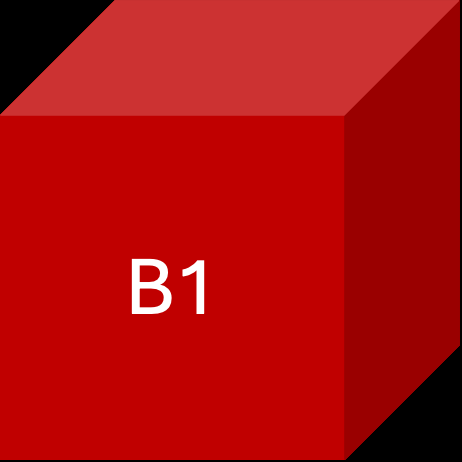
#> input picture domains/blocksworld/B1.png, 462 x 462 px; its folder holds 4 pictures in this run
$ python transfer.py
#> lines starting #> are read from the running program, lines starting #| are printed output that depends on the picture; after the words box and inside, x2 and y2 are one past the last pixel; in counts of white or black regions, pixels touching at a corner belong together
import os
import cv2
import numpy as np
import argparse
import re
import copy

line_thickness = 2
res_factor = 100

blocks_img = []
for i in range(1, 11):
    block = cv2.imread(f"B{i}.png")
#> block is the input picture: shape (462, 462, 3); mean B, G, R 11.5, 11.5, 174.2
    block = cv2.resize(block, (res_factor, res_factor), interpolation=cv2.INTER_LINEAR)
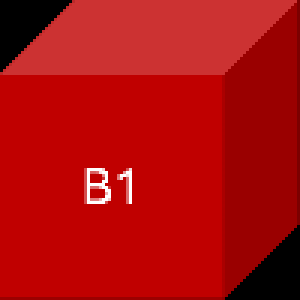
#> block: shape (100, 100, 3) (shown 3 times larger); mean B, G, R 11.3, 11.3, 174.9
    hsv = cv2.cvtColor(block, cv2.COLOR_BGR2HSV)
#> hsv: shape (100, 100, 3); mean H, S, V 0, 225.4, 174.9
    mask = cv2.inRange(hsv, np.array([0, 0, 0]), np.array([0, 0, 0]))
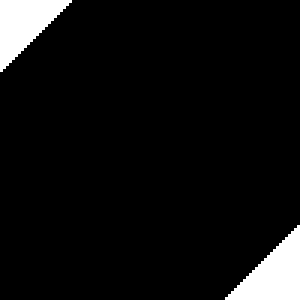
#> mask: shape (100, 100) (shown 3 times larger); 6.2% white; 2 white regions, box (x1, y1, x2, y2) and area: (75, 75, 100, 100) 325, (0, 0, 24, 24) 300
    block[mask > 0] = (255, 255, 255)
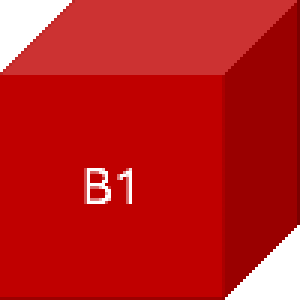
#> block: shape (100, 100, 3) (shown 3 times larger); 6.25% of pixels changed, all inside (x1, y1, x2, y2) = (0, 0, 100, 100)
    blocks_img.append(block)
#> pass 2 of the loop `for i in range(1, 11):`:
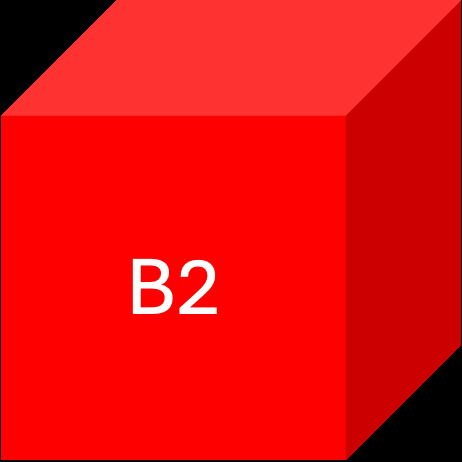
#> input picture domains/blocksworld/B2.png, 462 x 462 px
#> block is the input picture: shape (462, 462, 3); mean B, G, R 11.8, 11.8, 227.7
#> hsv: shape (100, 100, 3); mean H, S, V 0, 227, 228.7
#> `mask = cv2.inRange(hsv, np.array([0, 0, 0]), np.array([0, 0, 0]))`:
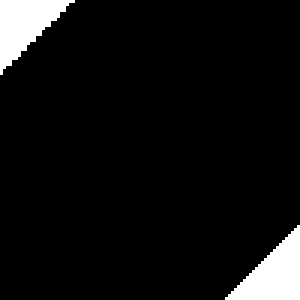
#> mask: shape (100, 100) (shown 3 times larger); 6.4% white; 2 white regions, box (x1, y1, x2, y2) and area: (75, 75, 100, 100) 325, (0, 0, 25, 25) 312
#> `block[mask > 0] = (255, 255, 255)`:
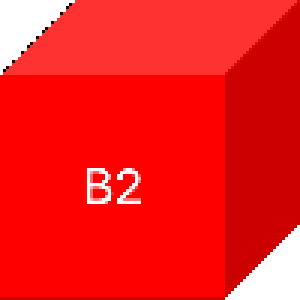
#> block: shape (100, 100, 3) (shown 3 times larger); mean B, G, R 28, 28, 245
#> pass 3 of the loop `for i in range(1, 11):`:
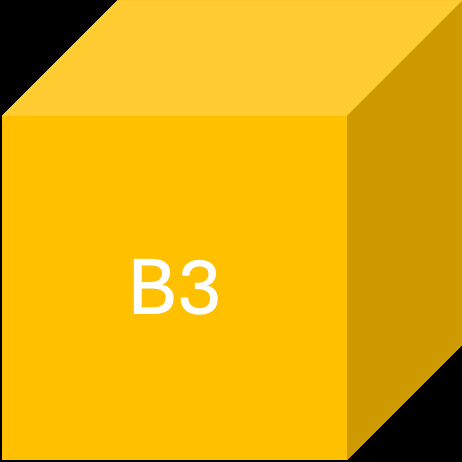
#> input picture domains/blocksworld/B3.png, 462 x 462 px
#> block is the input picture: shape (462, 462, 3); mean B, G, R 11.9, 174.2, 227.7
#> hsv: shape (100, 100, 3); mean H, S, V 21.4, 226.8, 228.4
#> `mask = cv2.inRange(hsv, np.array([0, 0, 0]), np.array([0, 0, 0]))`:
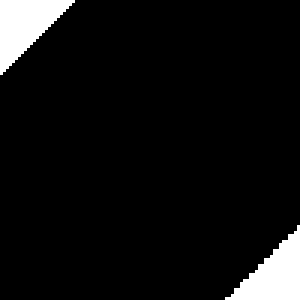
#> mask: shape (100, 100) (shown 3 times larger); 6.4% white; 2 white regions, box (x1, y1, x2, y2) and area: (0, 0, 25, 25) 325, (75, 75, 100, 100) 312
#> `block[mask > 0] = (255, 255, 255)`:
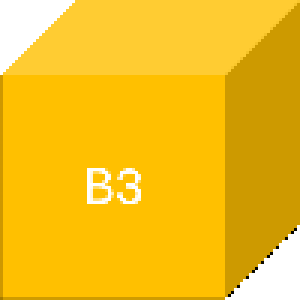
#> block: shape (100, 100, 3) (shown 3 times larger); mean B, G, R 28.2, 191.1, 244.7
#> (the run stopped early here; a loop or call above may not have finished)
